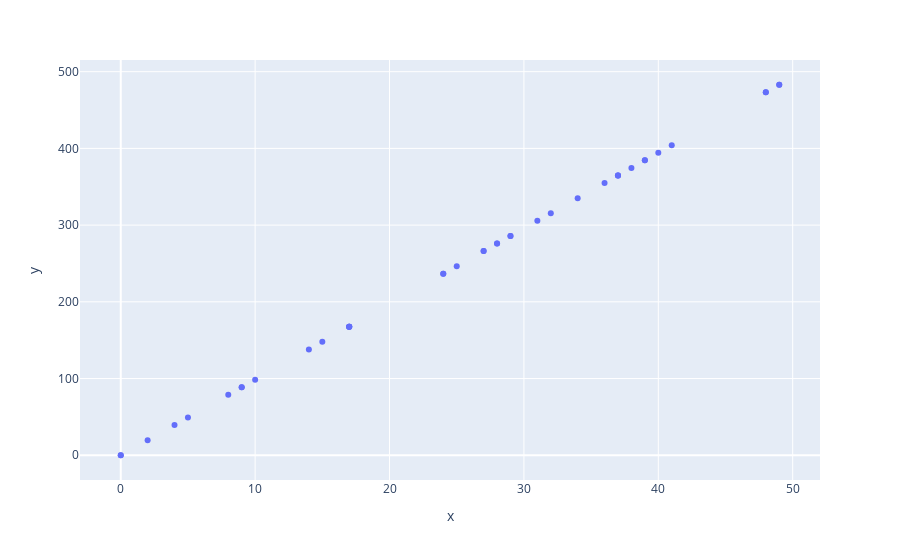

Here is the notebook cell this chart was saved with:
### Markdown cell above
# Exercise 5-1.
>  The norm of a matrix is related to the scale of the numerical values in the matrix. 
> In this exercise, you will create an experiment to demonstrate this. In each of 10 experiment iterations, create a 10 × 10 random numbers matrix and compute its Frobenius norm. Then repeat this experiment 40 times, each time scalar multiplying the matrix by a different scalar that ranges between 0 and 50. The result of the experiment will be a 40 × 10 matrix of norms. Figure 6-7 shows the resulting norms, averaged over the 10 experiment iterations. This experiment also illustrates two additional properties of matrix norms: they are strictly nonnegative and can equal 0 only for the zeros matrix.

### Code cell
EXPERIMENTS=10
scalars = np.random.randint(0, 50, 40)
results = np.zeros((10, 40))

for exp in range(EXPERIMENTS) : 
    A = np.random.randn(10, 10)
    for i, scale in enumerate(scalars): 
        Scaled_A = A * scale
        norm = np.linalg.norm(Scaled_A)

        results[exp][i] = norm

results = results.mean(0)
px.scatter(x=scalars, y=results)

### Figure 1 — Plotly figure (JSON) as saved in the notebook; plotly's stock layout.template omitted (floating-point values rounded to 4 significant figures)
{"data": [{"hovertemplate": "x=%{x}<br>y=%{y}<extra></extra>", "legendgroup": "", "marker": {"color": "#636efa", "symbol": "circle"}, "mode": "markers", "name": "", "orientation": "v", "showlegend": false, "type": "scatter", "x": [4, 9, 0, 15, 17, 29, 37, 25, 31, 34, 48, 24, 29, 37, 2, 39, 48, 0, 10, 5, 28, 38, 36, 17, 32, 17, 8, 49, 40, 27, 27, 17, 37, 28, 9, 14, 41, 39, 49, 24], "xaxis": "x", "y": [39.43, 88.71, 0, 147.8, 167.6, 285.8, 364.7, 246.4, 305.5, 335.1, 473.1, 236.6, 285.8, 364.7, 19.71, 384.4, 473.1, 0, 98.56, 49.28, 276.0, 374.5, 354.8, 167.6, 315.4, 167.6, 78.85, 483.0, 394.3, 266.1, 266.1, 167.6, 364.7, 276.0, 88.71, 138.0, 404.1, 384.4, 483.0, 236.6], "yaxis": "y"}], "layout": {"legend": {"tracegroupgap": 0}, "margin": {"t": 60}, "xaxis": {"anchor": "y", "domain": [0, 1], "title": {"text": "x"}}, "yaxis": {"anchor": "x", "domain": [0, 1], "title": {"text": "y"}}}}
